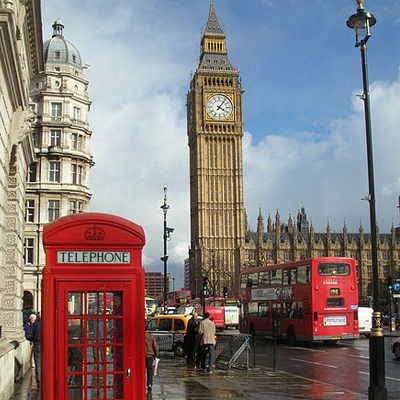
//> input picture london.jpg, 400 x 400 px
$ ./ex1   (built with g++ and OpenCV 4)
//> lines starting //> are read from the running program, lines starting //| are printed output that depends on the picture
//g++ ex1.cpp -o ex1 `pkg-config --cflags --libs opencv`

#include <opencv2/highgui/highgui.hpp>
#include <opencv2/imgproc/imgproc.hpp>

#include <iostream>

using namespace std;
using namespace cv;

int main() {

	Mat img;
	int height, width, pixel;

	img = imread("london.jpg" , CV_LOAD_IMAGE_GRAYSCALE);
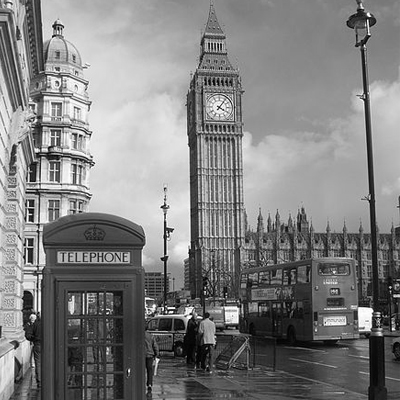
//> img: 400 rows x 400 cols, CV_8UC1; min 0, max 255, mean 128

	if(!img.data) {
		cout <<  "Não foi possivel abrir a imagem" << endl ;
		return -1;
	}

	imshow("Imagem 1", img);

	width = img.cols;
//> width = 400
	height = img.rows;
//> height = 400

	for(int i = 0; i<width; i++){
		for(int j = 0; j<height; j++){
			pixel = (int)img.at<uchar>(i,j);

			// se pixel+100 > 255 entao pixel = 255 senao pixel = pixel+100
			pixel = ((pixel+100) > 255) ? 255 : pixel+100;

			cout << pixel << endl;

			img.at<uchar>(i,j) = pixel;

		}
	}
//> this loop made 400 passes
//> pixel on passes 1 to 3: 230, 230, 224
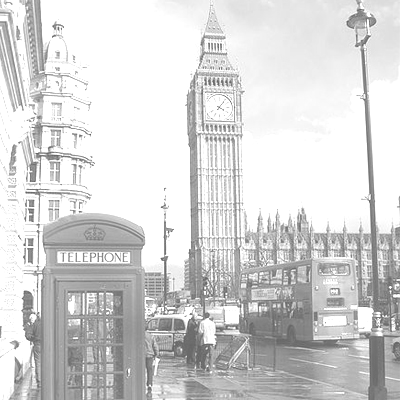
//> img: 400 rows x 400 cols, CV_8UC1; min 100, max 255, mean 213.4
//> after the loop, pixel = 179

        imwrite("ex1.jpg",img);

	imshow("Imagem 2", img);

	waitKey(0);
	return 0;
}
